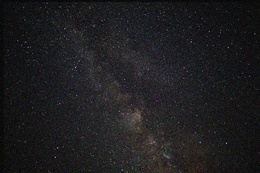
%> input picture Lab_05/Image25.jpg, 260 x 173 px, shrunk from 800 x 533 before the run
$ octave 1.m   (GNU Octave 9; MATLAB toolbox functions it lacks are replaced by stand-ins)
%> lines starting %> are read from the running program, lines starting %| are printed output that depends on the picture
pkg load image;

clear all;

I = rgb2gray(imread("../Image25.jpg"));
%> I: size 173x260 uint8; min 1, max 165, mean 29.8

H = rows(I);
%> H = 173
W = columns(I);
%> W = 260

A = [
    0,1,1,1,0;
    1,2,2,2,1;
    1,1,5,1,1;
    1,2,2,2,1;
    0,1,1,1,0;
];

B = zeros(H-5,W-5);

for i = 3: H - 2
    for j = 3 : W - 2

        nei = I(
            i-2 : i+2 ,
            j-2 : j+2
        );

        mea = [];

        for x = 1 : 25
            mea = [
                ones( A(x) , 1) * nei(x),
                mea
            ];
        endfor

        B(i-2,j-2) = median(mea);

    endfor
endfor
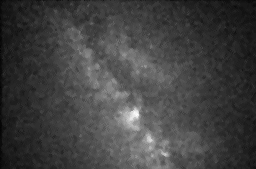
%> B: size 169x256 double; min 8, max 92, mean 29.6; drawn with min black and max white

imwrite(uint8(B),"../result/hieubui.png");
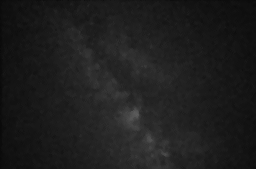
%> saved as hieubui.png: size 169x256 uint8; min 8, max 92, mean 29.6; mean of the top-left, top-right, bottom-left and bottom-right quarters 28.7, 26.2, 30, 33.4
